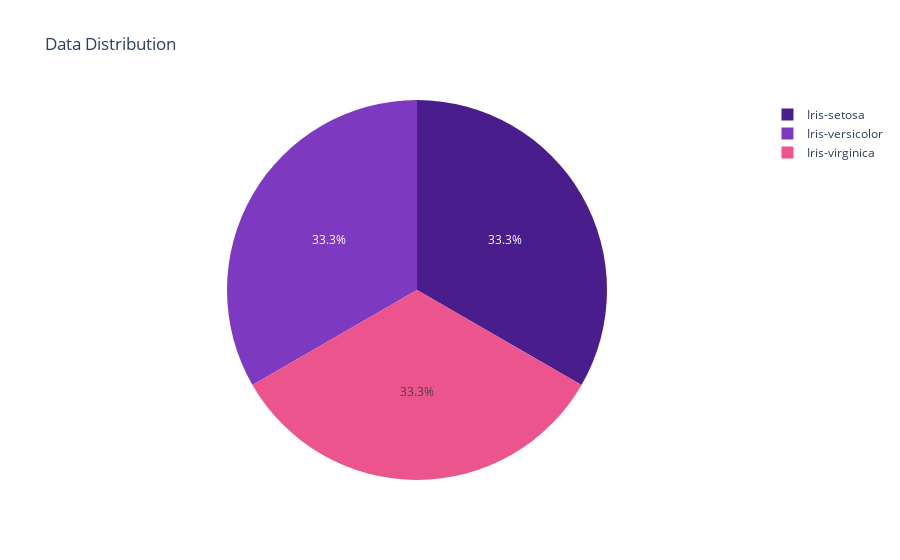
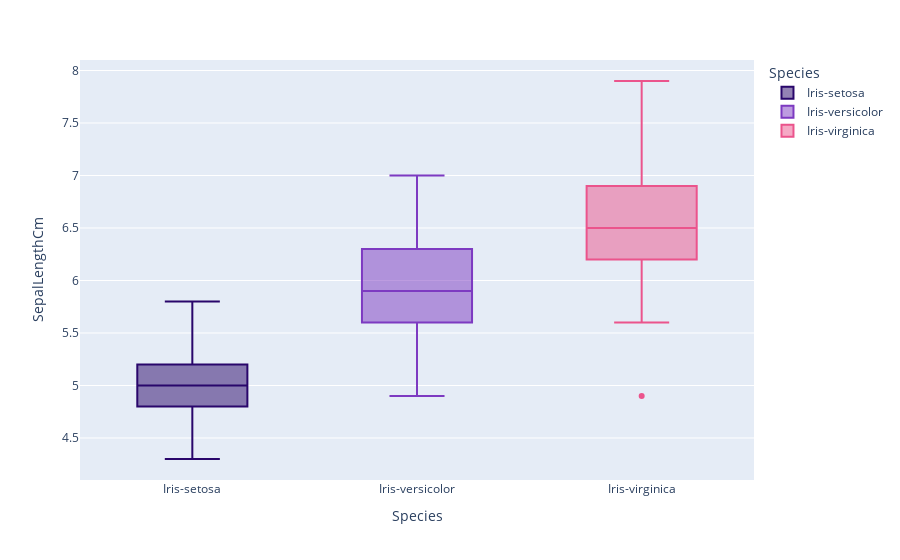

The notebook cell these images were saved under, in order:
### Code cell
# Data Distribution => The Data is perfectly balanced
fig = px.pie(
    iris, 
    names='Species',
    color_discrete_sequence=['#491D8B','#7D3AC1','#EB548C'],
    title='Data Distribution',
    template='plotly'
)
fig.show()

# Phân tích biến Sepal-Length với box-plot
fig = px.box(
    data_frame=iris, 
    x='Species',
    y='SepalLengthCm',
    color='Species',
    color_discrete_sequence=['#29066B','#7D3AC1','#EB548C'],
    orientation='v'
)
fig.show()

### Figure 1 — Plotly figure (JSON) as saved in the notebook; plotly's stock layout.template omitted (floating-point values rounded to 4 significant figures; data arrays with more than 128 entries replaced by an {"elided": "..."} marker saying what was removed)
{"data": [{"domain": {"x": [0, 1], "y": [0, 1]}, "hovertemplate": "Species=%{label}<extra></extra>", "labels": {"elided": "150 str values"}, "legendgroup": "", "name": "", "showlegend": true, "type": "pie"}], "layout": {"legend": {"tracegroupgap": 0}, "piecolorway": ["#491D8B", "#7D3AC1", "#EB548C"], "title": {"text": "Data Distribution"}}}

### Figure 2 — Plotly figure (JSON) as saved in the notebook; plotly's stock layout.template omitted (floating-point values rounded to 4 significant figures)
{"data": [{"alignmentgroup": "True", "hovertemplate": "Species=%{x}<br>SepalLengthCm=%{y}<extra></extra>", "legendgroup": "Iris-setosa", "marker": {"color": "#29066B"}, "name": "Iris-setosa", "notched": false, "offsetgroup": "Iris-setosa", "orientation": "v", "showlegend": true, "type": "box", "x": ["Iris-setosa", "Iris-setosa", "Iris-setosa", "Iris-setosa", "Iris-setosa", "Iris-setosa", "Iris-setosa", "Iris-setosa", "Iris-setosa", "Iris-setosa", "Iris-setosa", "Iris-setosa", "Iris-setosa", "Iris-setosa", "Iris-setosa", "Iris-setosa", "Iris-setosa", "Iris-setosa", "Iris-setosa", "Iris-setosa", "Iris-setosa", "Iris-setosa", "Iris-setosa", "Iris-setosa", "Iris-setosa", "Iris-setosa", "Iris-setosa", "Iris-setosa", "Iris-setosa", "Iris-setosa", "Iris-setosa", "Iris-setosa", "Iris-setosa", "Iris-setosa", "Iris-setosa", "Iris-setosa", "Iris-setosa", "Iris-setosa", "Iris-setosa", "Iris-setosa", "Iris-setosa", "Iris-setosa", "Iris-setosa", "Iris-setosa", "Iris-setosa", "Iris-setosa", "Iris-setosa", "Iris-setosa", "Iris-setosa", "Iris-setosa"], "x0": " ", "xaxis": "x", "y": [5.1, 4.9, 4.7, 4.6, 5.0, 5.4, 4.6, 5.0, 4.4, 4.9, 5.4, 4.8, 4.8, 4.3, 5.8, 5.7, 5.4, 5.1, 5.7, 5.1, 5.4, 5.1, 4.6, 5.1, 4.8, 5.0, 5.0, 5.2, 5.2, 4.7, 4.8, 5.4, 5.2, 5.5, 4.9, 5.0, 5.5, 4.9, 4.4, 5.1, 5.0, 4.5, 4.4, 5.0, 5.1, 4.8, 5.1, 4.6, 5.3, 5.0], "y0": " ", "yaxis": "y"}, {"alignmentgroup": "True", "hovertemplate": "Species=%{x}<br>SepalLengthCm=%{y}<extra></extra>", "legendgroup": "Iris-versicolor", "marker": {"color": "#7D3AC1"}, "name": "Iris-versicolor", "notched": false, "offsetgroup": "Iris-versicolor", "orientation": "v", "showlegend": true, "type": "box", "x": ["Iris-versicolor", "Iris-versicolor", "Iris-versicolor", "Iris-versicolor", "Iris-versicolor", "Iris-versicolor", "Iris-versicolor", "Iris-versicolor", "Iris-versicolor", "Iris-versicolor", "Iris-versicolor", "Iris-versicolor", "Iris-versicolor", "Iris-versicolor", "Iris-versicolor", "Iris-versicolor", "Iris-versicolor", "Iris-versicolor", "Iris-versicolor", "Iris-versicolor", "Iris-versicolor", "Iris-versicolor", "Iris-versicolor", "Iris-versicolor", "Iris-versicolor", "Iris-versicolor", "Iris-versicolor", "Iris-versicolor", "Iris-versicolor", "Iris-versicolor", "Iris-versicolor", "Iris-versicolor", "Iris-versicolor", "Iris-versicolor", "Iris-versicolor", "Iris-versicolor", "Iris-versicolor", "Iris-versicolor", "Iris-versicolor", "Iris-versicolor", "Iris-versicolor", "Iris-versicolor", "Iris-versicolor", "Iris-versicolor", "Iris-versicolor", "Iris-versicolor", "Iris-versicolor", "Iris-versicolor", "Iris-versicolor", "Iris-versicolor"], "x0": " ", "xaxis": "x", "y": [7.0, 6.4, 6.9, 5.5, 6.5, 5.7, 6.3, 4.9, 6.6, 5.2, 5.0, 5.9, 6.0, 6.1, 5.6, 6.7, 5.6, 5.8, 6.2, 5.6, 5.9, 6.1, 6.3, 6.1, 6.4, 6.6, 6.8, 6.7, 6.0, 5.7, 5.5, 5.5, 5.8, 6.0, 5.4, 6.0, 6.7, 6.3, 5.6, 5.5, 5.5, 6.1, 5.8, 5.0, 5.6, 5.7, 5.7, 6.2, 5.1, 5.7], "y0": " ", "yaxis": "y"}, {"alignmentgroup": "True", "hovertemplate": "Species=%{x}<br>SepalLengthCm=%{y}<extra></extra>", "legendgroup": "Iris-virginica", "marker": {"color": "#EB548C"}, "name": "Iris-virginica", "notched": false, "offsetgroup": "Iris-virginica", "orientation": "v", "showlegend": true, "type": "box", "x": ["Iris-virginica", "Iris-virginica", "Iris-virginica", "Iris-virginica", "Iris-virginica", "Iris-virginica", "Iris-virginica", "Iris-virginica", "Iris-virginica", "Iris-virginica", "Iris-virginica", "Iris-virginica", "Iris-virginica", "Iris-virginica", "Iris-virginica", "Iris-virginica", "Iris-virginica", "Iris-virginica", "Iris-virginica", "Iris-virginica", "Iris-virginica", "Iris-virginica", "Iris-virginica", "Iris-virginica", "Iris-virginica", "Iris-virginica", "Iris-virginica", "Iris-virginica", "Iris-virginica", "Iris-virginica", "Iris-virginica", "Iris-virginica", "Iris-virginica", "Iris-virginica", "Iris-virginica", "Iris-virginica", "Iris-virginica", "Iris-virginica", "Iris-virginica", "Iris-virginica", "Iris-virginica", "Iris-virginica", "Iris-virginica", "Iris-virginica", "Iris-virginica", "Iris-virginica", "Iris-virginica", "Iris-virginica", "Iris-virginica", "Iris-virginica"], "x0": " ", "xaxis": "x", "y": [6.3, 5.8, 7.1, 6.3, 6.5, 7.6, 4.9, 7.3, 6.7, 7.2, 6.5, 6.4, 6.8, 5.7, 5.8, 6.4, 6.5, 7.7, 7.7, 6.0, 6.9, 5.6, 7.7, 6.3, 6.7, 7.2, 6.2, 6.1, 6.4, 7.2, 7.4, 7.9, 6.4, 6.3, 6.1, 7.7, 6.3, 6.4, 6.0, 6.9, 6.7, 6.9, 5.8, 6.8, 6.7, 6.7, 6.3, 6.5, 6.2, 5.9], "y0": " ", "yaxis": "y"}], "layout": {"boxmode": "overlay", "legend": {"title": {"text": "Species"}, "tracegroupgap": 0}, "margin": {"t": 60}, "xaxis": {"anchor": "y", "categoryarray": ["Iris-setosa", "Iris-versicolor", "Iris-virginica"], "categoryorder": "array", "domain": [0, 1], "title": {"text": "Species"}}, "yaxis": {"anchor": "x", "domain": [0, 1], "title": {"text": "SepalLengthCm"}}}}
